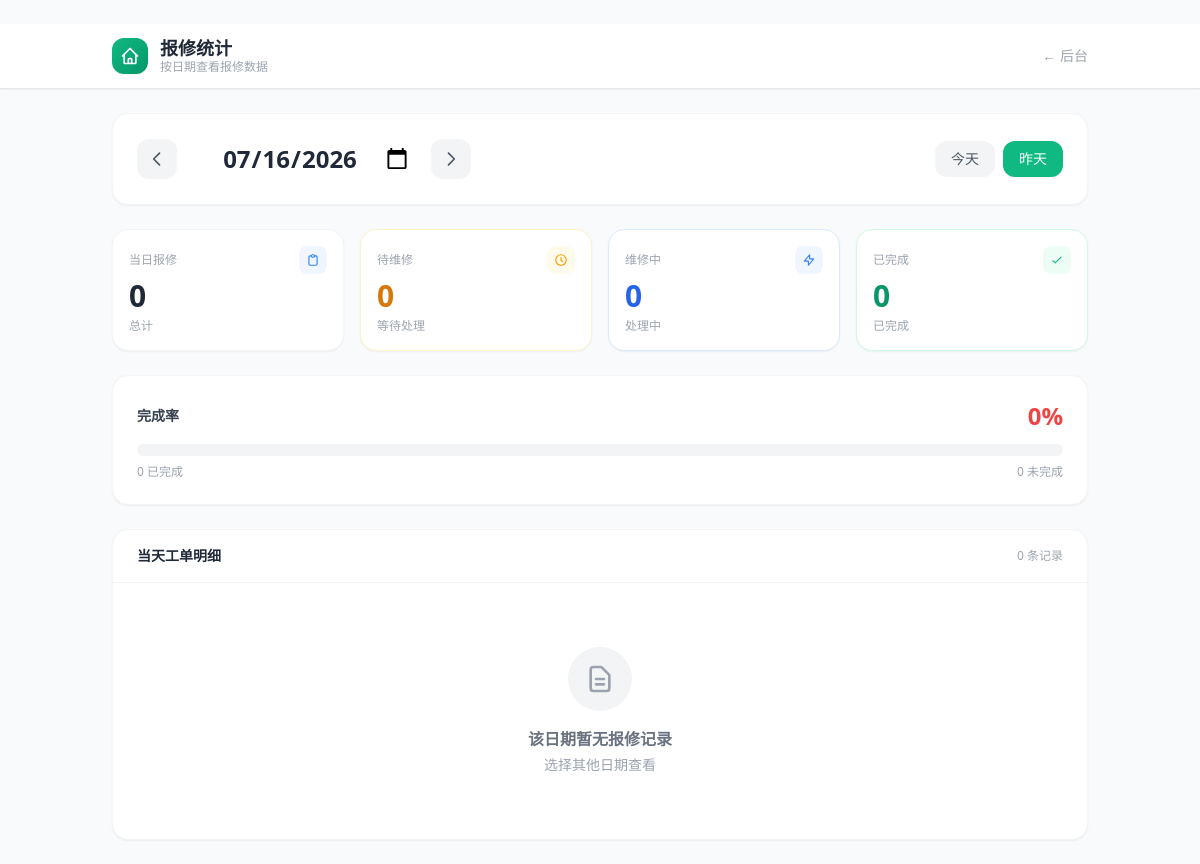
Before: /stats/2026-07-16 with the older database file.
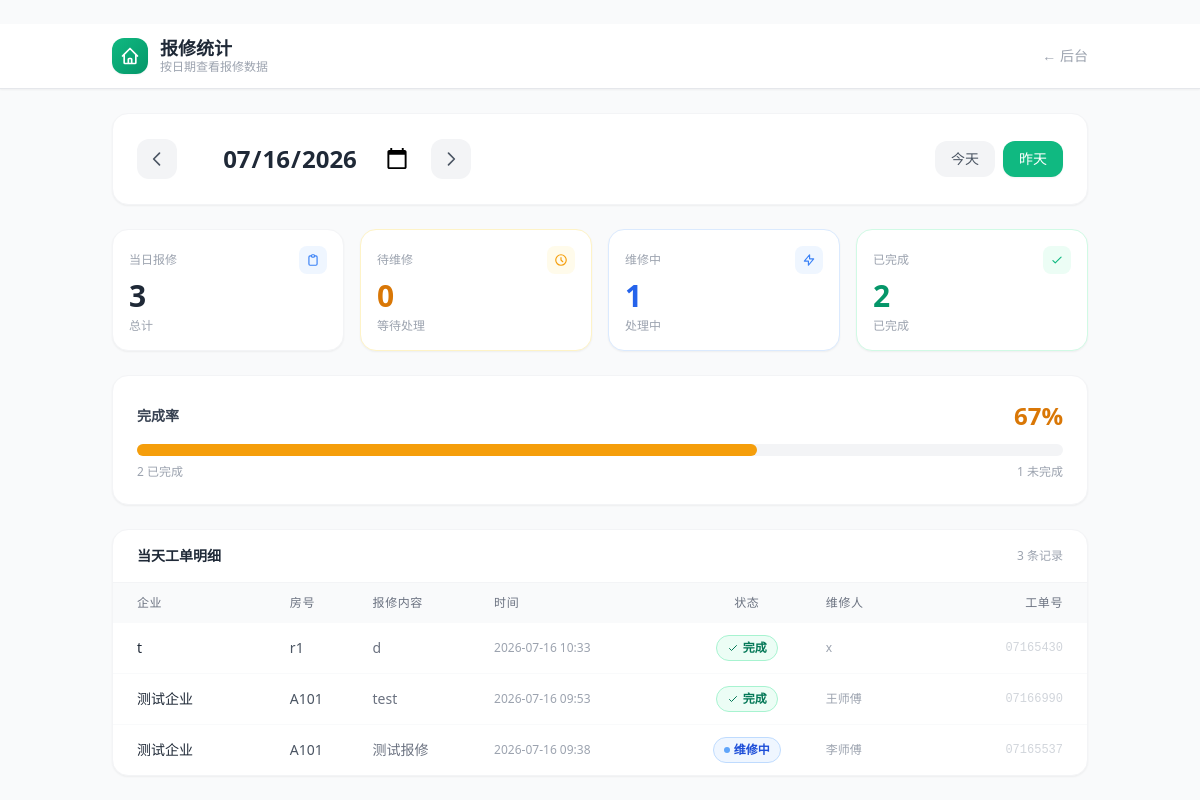
After: the same page with the newer database file.
### tables this page shows
CREATE TABLE orders (
        id INTEGER PRIMARY KEY AUTOINCREMENT,
        work_order TEXT UNIQUE NOT NULL,
        company TEXT NOT NULL,
        company_code TEXT NOT NULL,
        building TEXT DEFAULT '',
        room TEXT NOT NULL,
        reporter_name TEXT DEFAULT '',
        reporter_phone TEXT DEFAULT '',
        repair_type TEXT DEFAULT '',
        description TEXT NOT NULL,
        status TEXT NOT NULL DEFAULT 'pending',
        assigned_to TEXT DEFAULT '',
        created_at TEXT NOT NULL,
        updated_at TEXT NOT NULL
    );

### app.py (the view)
@app.route("/stats")
@app.route("/stats/<date_str>")
def stats(date_str=None):
    from datetime import datetime, timedelta
    if date_str is None:
        date_str = datetime.now().strftime("%Y-%m-%d")
    else:
        try:
            datetime.strptime(date_str, "%Y-%m-%d")
        except:
            date_str = datetime.now().strftime("%Y-%m-%d")
    orders = database.get_orders_by_date(date_str)
    total = len(orders)
    pending = sum(1 for o in orders if o["status"] == "pending")
    in_progress = sum(1 for o in orders if o["status"] == "in_progress")
    completed = sum(1 for o in orders if o["status"] == "completed")
    rate = round(completed / total * 100) if total > 0 else 0
    current = datetime.strptime(date_str, "%Y-%m-%d")
    prev_date = (current - timedelta(days=1)).strftime("%Y-%m-%d")
    next_date = (current + timedelta(days=1)).strftime("%Y-%m-%d")
    today_str = datetime.now().strftime("%Y-%m-%d")
    return render_template(
        "stats.html",
        date_str=date_str,
        total=total,
        pending=pending,
        in_progress=in_progress,
        completed=completed,
        rate=rate,
        orders=orders,
        prev_date=prev_date,
        next_date=next_date,
        today_str=today_str,
    )

### database.py (called while the page is built)
def get_orders_by_date(date_str):
    conn = get_db()
    try:
        cursor = conn.cursor()
        cursor.execute(f"SELECT * FROM orders WHERE created_at LIKE {PLACEHOLDER} ORDER BY created_at DESC", (f"{date_str}%",))
        rows = _fetch_all(cursor)
        return rows
    finally:
        conn.close()

    def get_db():
        conn = sqlite3.connect(DATABASE_PATH, timeout=30)
        conn.row_factory = sqlite3.Row
        conn.execute("PRAGMA journal_mode=WAL")
        conn.execute("PRAGMA busy_timeout=30000")
        return conn

    def _fetch_all(cursor):
        return cursor.fetchall()

### templates/stats.html (shortened to what the changed rows need)
﻿<!DOCTYPE html>
<html lang="zh-CN">
<head>
    <script src="https://cdn.tailwindcss.com"></script>
</head>
<body class="bg-gray-50 font-sans antialiased">
    <header class="bg-white border-b border-gray-200 sticky top-0 z-50 shadow-sm">
        <div class="max-w-5xl mx-auto px-4 sm:px-6">
            <div class="flex items-center justify-between h-16">
                <div class="flex items-center gap-3">
                    <div>
                        <h1 class="text-gray-800 font-bold text-lg leading-tight">报修统计</h1>
                    </div>
                </div>
            </div>
        </div>
    </header>
    <div class="max-w-5xl mx-auto px-4 sm:px-6 py-6">
        <div class="grid grid-cols-2 sm:grid-cols-4 gap-3 sm:gap-4 mb-6">
            <div class="bg-white rounded-2xl shadow-sm border border-gray-100 p-4">
                <div class="flex items-center justify-between mb-1">
                    <span class="text-gray-400 text-xs font-medium">当日报修</span>
                    <div class="w-7 h-7 bg-blue-50 rounded-lg flex items-center justify-center">
                    </div>
                </div>
                <p class="text-3xl font-bold text-gray-800">{{ total }}</p>
                <p class="text-xs text-gray-400 mt-1">总计</p>
            </div>
            <div class="bg-white rounded-2xl shadow-sm border border-blue-100 p-4">
                <div class="flex items-center justify-between mb-1">
                    <span class="text-gray-400 text-xs font-medium">维修中</span>
                    <div class="w-7 h-7 bg-blue-50 rounded-lg flex items-center justify-center">
                    </div>
                </div>
                <p class="text-3xl font-bold text-blue-600">{{ in_progress }}</p>
                <p class="text-xs text-gray-400 mt-1">处理中</p>
            </div>
            <div class="bg-white rounded-2xl shadow-sm border border-emerald-100 p-4">
                <div class="flex items-center justify-between mb-1">
                    <span class="text-gray-400 text-xs font-medium">已完成</span>
                    <div class="w-7 h-7 bg-emerald-50 rounded-lg flex items-center justify-center">
                    </div>
                </div>
                <p class="text-3xl font-bold text-emerald-600">{{ completed }}</p>
                <p class="text-xs text-gray-400 mt-1">已完成</p>
            </div>
        </div>
        <div class="bg-white rounded-2xl shadow-sm border border-gray-100 p-4 sm:p-6 mb-6">
            <div class="flex items-center justify-between mb-3">
                <span class="text-gray-700 font-semibold text-sm">完成率</span>
                <span class="text-2xl font-bold {% if rate >= 80 %}text-emerald-600{% elif rate >= 50 %}text-amber-600{% else %}text-red-500{% endif %}">
                    {{ rate }}%
                </span>
            </div>
            <div class="w-full bg-gray-100 rounded-full h-3">
                <div class="h-3 rounded-full transition-all duration-500
                    {% if rate >= 80 %}bg-emerald-500{% elif rate >= 50 %}bg-amber-500{% else %}bg-red-500{% endif %}"
                    style="width:{{ rate }}%"></div>
            </div>
            <div class="flex justify-between text-xs text-gray-400 mt-2">
                <span>{{ completed }} 已完成</span>
                <span>{{ total - completed }} 未完成</span>
            </div>
        </div>
        <div class="bg-white rounded-2xl shadow-sm border border-gray-100 overflow-hidden">
            <div class="px-4 sm:px-6 py-4 border-b border-gray-100 flex items-center justify-between">
                <h2 class="text-gray-800 font-bold text-sm">当天工单明细</h2>
                <span class="text-xs text-gray-400">{{ orders|length }} 条记录</span>
            </div>
            {% if orders %}
            <div class="overflow-x-auto">
                <table class="w-full text-sm">
                    <thead>
                        <tr class="bg-gray-50 text-gray-500 text-xs uppercase tracking-wider">
                            <th class="text-left px-4 sm:px-6 py-3 font-medium">企业</th>
                            <th class="text-left px-2 py-3 font-medium">房号</th>
                            <th class="text-left px-2 py-3 font-medium hidden sm:table-cell">报修内容</th>
                            <th class="text-left px-2 py-3 font-medium hidden md:table-cell">时间</th>
                            <th class="text-center px-2 py-3 font-medium">状态</th>
                            <th class="text-left px-2 py-3 font-medium hidden lg:table-cell">维修人</th>
                            <th class="text-right px-4 sm:px-6 py-3 font-medium">工单号</th>
                        </tr>
                    </thead>
                    <tbody class="divide-y divide-gray-50">
                        {% for o in orders %}
                        <tr class="hover:bg-gray-50 transition-colors">
                            <td class="px-4 sm:px-6 py-3 text-gray-800 font-medium truncate max-w-[100px]">{{ o.company }}</td>
                            <td class="px-2 py-3 text-gray-600">{{ o.room }}</td>
                            <td class="px-2 py-3 text-gray-500 truncate max-w-[150px] hidden sm:table-cell">{{ o.description }}</td>
                            <td class="px-2 py-3 text-gray-400 text-xs hidden md:table-cell">{{ o.created_at[:16] }}</td>
                            <td class="px-2 py-3 text-center">
                                {% if o.status == "pending" %}
                                <span class="inline-flex items-center gap-1 text-xs font-semibold px-2.5 py-1 bg-amber-50 text-amber-700 border border-amber-200 rounded-full">
                                    <span class="w-1.5 h-1.5 bg-amber-400 rounded-full"></span>待修
                                </span>
                                {% elif o.status == "in_progress" %}
                                <span class="inline-flex items-center gap-1 text-xs font-semibold px-2.5 py-1 bg-blue-50 text-blue-700 border border-blue-200 rounded-full">
                                    <span class="w-1.5 h-1.5 bg-blue-400 rounded-full animate-pulse"></span>维修中
                                </span>
                                {% elif o.status == "completed" %}
                                <span class="inline-flex items-center gap-1 text-xs font-semibold px-2.5 py-1 bg-emerald-50 text-emerald-700 border border-emerald-200 rounded-full">
                                    <svg class="w-3 h-3" fill="none" viewBox="0 0 24 24" stroke="currentColor"><path stroke-linecap="round" stroke-linejoin="round" stroke-width="2" d="M5 13l4 4L19 7"/></svg>完成
                                </span>
                                {% endif %}
                            </td>
                            <td class="px-2 py-3 text-gray-400 text-xs hidden lg:table-cell">{{ o.assigned_to or "—" }}</td>
                            <td class="px-4 sm:px-6 py-3 text-right">
                                <span class="text-xs text-gray-300 font-mono">{{ o.work_order[-8:] }}</span>
                            </td>
                        </tr>
                        {% endfor %}
                    </tbody>
                </table>
            </div>
            {% else %}
            <div class="text-center py-16">
                <div class="w-16 h-16 bg-gray-100 rounded-full flex items-center justify-center mx-auto mb-4">
                    <svg class="w-8 h-8 text-gray-400" fill="none" viewBox="0 0 24 24" stroke="currentColor"><path stroke-linecap="round" stroke-linejoin="round" stroke-width="2" d="M9 12h6m-6 4h6m2 5H7a2 2 0 01-2-2V5a2 2 0 012-2h5.586a1 1 0 01.707.293l5.414 5.414a1 1 0 01.293.707V19a2 2 0 01-2 2z"/></svg>
                </div>
                <p class="text-gray-500 font-semibold">该日期暂无报修记录</p>
                <p class="text-gray-400 text-sm mt-1">选择其他日期查看</p>
            </div>
            {% endif %}
        </div>
    </div>
</body>
</html>

Changed rows visible on the page:
added orders: company "t", room "r1", description "d", created_at "2026-07-16 10:33", status "completed" (drawn), assigned_to "x", work_order "07165430"
added orders: company "测试企业", room "A101", description "test", created_at "2026-07-16 09:53", status "completed" (drawn), assigned_to "王师傅", work_order "07166990"
added orders: company "测试企业", room "A101", description "测试报修", created_at "2026-07-16 09:38", status "in_progress" (drawn), assigned_to "李师傅", work_order "07165537"
Other visible differences:
{{ total }}: "0" → "3"
{{ in_progress }}: "0" → "1"
{{ completed }}: "0" → "2"
{{ rate }}: "0" → "67"
{{ total - completed }}: "0" → "1"
{{ orders|length }}: "0" → "3"
text no longer shown: "该日期暂无报修记录 选择其他日期查看"
text now shown: "企业 房号 报修内容 时间 状态 维修人 工单号"
